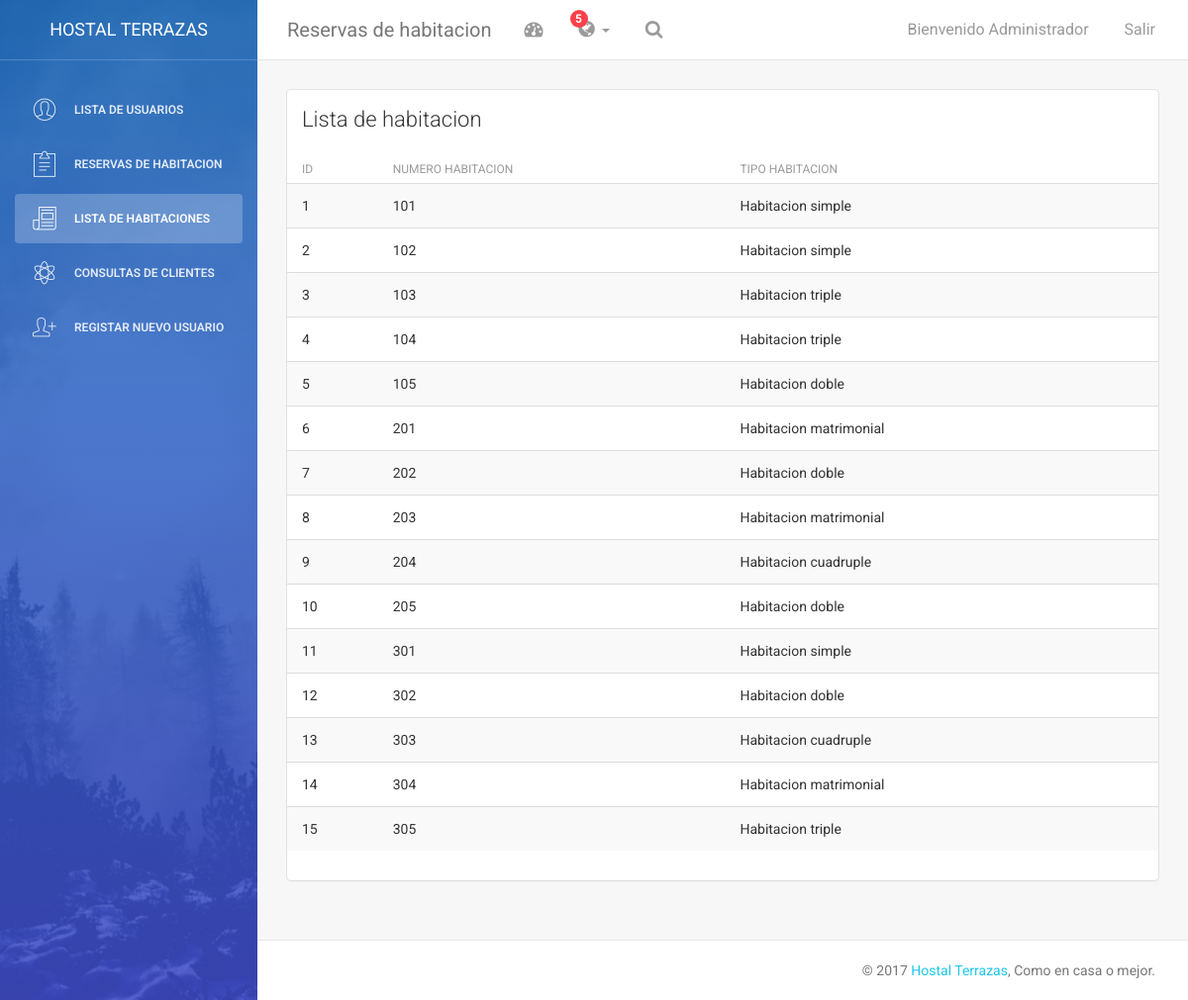
The app's page /php/listahabitacion.php, older data.
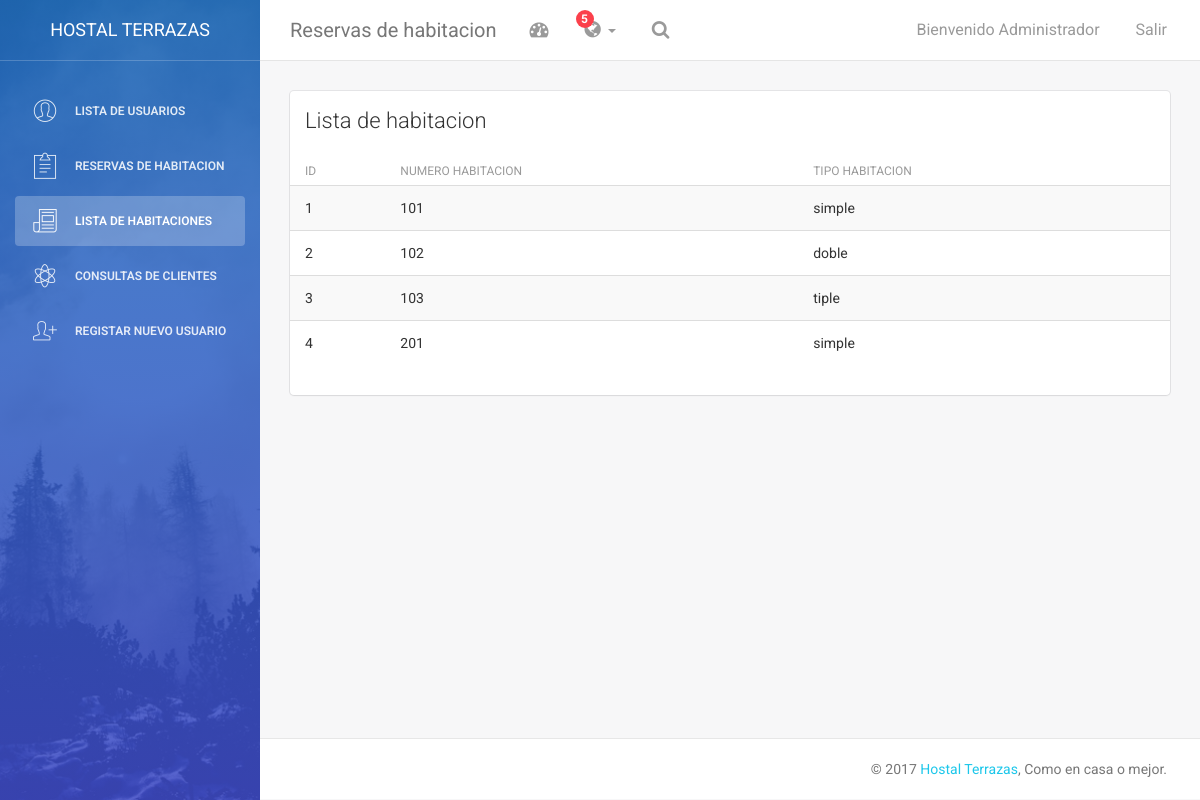
The same page, newer data.
### tables this page shows
CREATE TABLE `habitacion` (
  `idhabitacion` int(11) NOT NULL,
  `nombre_hab` varchar(50) DEFAULT NULL,
  `idtipo_habitacion` int(11) NOT NULL,
  `estado` int(11) NOT NULL
);

CREATE TABLE `tipo_habitacion` (
  `idtipo_habitacion` int(11) NOT NULL,
  `nombre_tipohabitacion` varchar(45) DEFAULT NULL,
  `precio_habitacion` varchar(45) DEFAULT NULL
);

### php/listahabitacion.php (the view, shortened to what this page needs)
<?php
include('conexion.php');
$datos ="SELECT idhabitacion,nombre_hab,nombre_tipohabitacion FROM habitacion INNER JOIN tipo_habitacion ON habitacion.idtipo_habitacion=tipo_habitacion.idtipo_habitacion ORDER BY idhabitacion";
$dUsuario = $con->query($datos);
?>
<!doctype html>
<html lang="en">
<head>
    <link href="../assets/css/bootstrap.min.css" rel="stylesheet" />
    <link href="../assets/css/animate.min.css" rel="stylesheet"/>
    <link href="../assets/css/light-bootstrap-dashboard.css?v=1.4.0" rel="stylesheet"/>
    <link href="../assets/css/demo.css" rel="stylesheet" />
    <link href="http://maxcdn.bootstrapcdn.com/font-awesome/4.2.0/css/font-awesome.min.css" rel="stylesheet">
    <link href="../assets/css/pe-icon-7-stroke.css" rel="stylesheet" />
</head>
<body>
<div class="wrapper">
    <div class="sidebar" data-color="blue" data-image="../assets/img/sidebar-5.jpg">
    	<div class="sidebar-wrapper">
            <div class="logo">
                <a href="#" class="simple-text">
                    Hostal Terrazas
                </a>
            </div>
            <ul class="nav">
                <li>
                    <a href="listausuarios.php">
                        <i class="pe-7s-user"></i>
                        <p>Lista de usuarios</p>
                    </a>
                </li>
                <li>
                    <a href="table.html">
                        <i class="pe-7s-note2"></i>
                        <p>Reservas de habitacion</p>
                    </a>
                </li>
                <li class="active">
                    <a href="listahabitacion.php">
                        <i class="pe-7s-news-paper"></i>
                        <p>Lista de habitaciones</p>
                    </a>
                </li>
                <li>
                    <a href="consultas.php">
                        <i class="pe-7s-science"></i>
                        <p>Consultas de clientes</p>
                    </a>
                </li>
                <li>
                    <a href="usuarionuevo.php">
                        <i class="pe-7s-add-user"></i>
                        <p>Registar nuevo usuario</p>
                    </a>
                </li>
            </ul>
    	</div>
    </div>
    <div class="main-panel">
		<nav class="navbar navbar-default navbar-fixed">
            <div class="container-fluid">
                <div class="navbar-header">
                    <a class="navbar-brand" href="#">Reservas de habitacion</a>
                </div>
                <div class="collapse navbar-collapse">
                    <ul class="nav navbar-nav navbar-left">
                        <li>
                            <a href="#" class="dropdown-toggle" data-toggle="dropdown">
                                <i class="fa fa-dashboard"></i>
                            </a>
                        </li>
                        <li class="dropdown">
                              <a href="#" class="dropdown-toggle" data-toggle="dropdown">
                                    <i class="fa fa-globe"></i>
                                    <b class="caret hidden-sm hidden-xs"></b>
                                    <span class="notification hidden-sm hidden-xs">5</span>
                              </a>
                        </li>
                        <li>
                           <a href="">
                                <i class="fa fa-search"></i>
                            </a>
                        </li>
                    </ul>
                    <ul class="nav navbar-nav navbar-right">
                        <li>
                           <a href="">
                               <p>Bienvenido Administrador</p>
                            </a>
                        <li>
                            <a href="#">
                                <p>Salir</p>
                            </a>
                        </li>
                    </ul>
                </div>
            </div>
        </nav>
        <div class="content">
            <div class="container-fluid">
                <div class="row">
                    <div class="col-md-12">
                        <div class="card">
                            <div class="header">
                                <h4 class="title">Lista de habitacion</h4>
                            </div>
                            <div class="content table-responsive table-full-width">
                                <table class="table table-hover table-striped">
                                    <thead>
                                        <th>ID</th>
                                    	<th>Numero habitacion</th>
                                    	<th>Tipo habitacion</th>
                                    </thead>
                                    <?php
				                        while ($regUsuarios= $dUsuario->fetch_array(MYSQLI_BOTH)) {
                                        echo '<tr>
                                        <td>'.$regUsuarios['idhabitacion'].'</td>
					                    <td>'. $regUsuarios['nombre_hab'].'</td>
					                    <td>'. $regUsuarios['nombre_tipohabitacion'].'</td>
					                    </tr>';
			                                	}
			                        ?>
                                </table>
                            </div>
                        </div>
                    </div>
                </div>
            </div>
        </div>
        <footer class="footer">
            <div class="container-fluid">
                <p class="copyright pull-right">
                    &copy; <script>document.write(new Date().getFullYear())</script> <a href="http://www.facebook/luis.neyra.16.com">Hostal Terrazas</a>, Como en casa o mejor.
                </p>
            </div>
        </footer>
    </div>
</div>
</body>
</html>

Row changes from the older to the newer data that the page shows:
removed habitacion: idhabitacion "5", nombre_hab "105", idtipo_habitacion.nombre_tipohabitacion "Habitacion doble"
removed habitacion: idhabitacion "6", nombre_hab "201", idtipo_habitacion.nombre_tipohabitacion "Habitacion matrimonial"
removed habitacion: idhabitacion "7", nombre_hab "202", idtipo_habitacion.nombre_tipohabitacion "Habitacion doble"
removed habitacion: idhabitacion "8", nombre_hab "203", idtipo_habitacion.nombre_tipohabitacion "Habitacion matrimonial"
removed habitacion: idhabitacion "9", nombre_hab "204", idtipo_habitacion.nombre_tipohabitacion "Habitacion cuadruple"
removed habitacion: idhabitacion "10", nombre_hab "205", idtipo_habitacion.nombre_tipohabitacion "Habitacion doble"
removed habitacion: idhabitacion "11", nombre_hab "301", idtipo_habitacion.nombre_tipohabitacion "Habitacion simple"
removed habitacion: idhabitacion "12", nombre_hab "302", idtipo_habitacion.nombre_tipohabitacion "Habitacion doble"
removed habitacion: idhabitacion "13", nombre_hab "303", idtipo_habitacion.nombre_tipohabitacion "Habitacion cuadruple"
removed habitacion: idhabitacion "14", nombre_hab "304", idtipo_habitacion.nombre_tipohabitacion "Habitacion matrimonial"
removed habitacion: idhabitacion "15", nombre_hab "305", idtipo_habitacion.nombre_tipohabitacion "Habitacion triple"
changed habitacion id 1: idtipo_habitacion.nombre_tipohabitacion "Habitacion simple" → "simple"
changed habitacion id 2: idtipo_habitacion.nombre_tipohabitacion "Habitacion simple" → "doble"
changed habitacion id 3: idtipo_habitacion.nombre_tipohabitacion "Habitacion triple" → "tiple"
changed habitacion id 4: nombre_hab "104" → "201"; idtipo_habitacion.nombre_tipohabitacion "Habitacion triple" → "simple"
